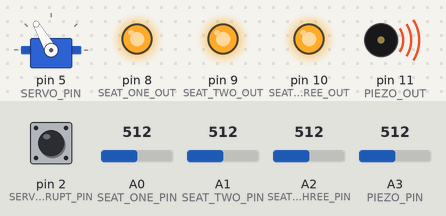
A sketch run on a simulated Arduino Nano, built with avr-gcc and run on an emulated ATmega328P. Shown: servo, output pins drawn as LEDs (lit = HIGH), buzzer (waves = sounding, pin HIGH). The inputs (shaded band) are chosen by the test bench; at power-on: A0 (SEAT_ONE_PIN) = 512, A1 (SEAT_TWO_PIN) = 512, A2 (SEAT_THREE_PIN) = 512, pin 2 (SERVO_INTERRUPT_PIN) LOW, A3 (PIEZO_PIN) = 512.

Above: at 1.2 s.
1.3 s: A0 (SEAT_ONE_PIN) set to 16
2.8 s: A0 (SEAT_ONE_PIN) set to 12
At 4.0 s:
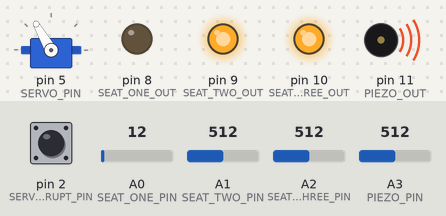
4.3 s: A1 (SEAT_TWO_PIN) set to 17
5.8 s: A1 (SEAT_TWO_PIN) set to 12
At 6.9 s:
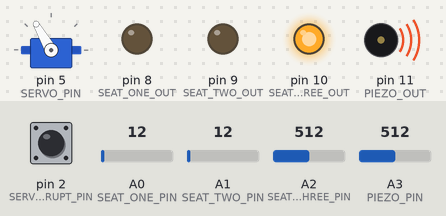
7.3 s: A2 (SEAT_THREE_PIN) set to 16
8.8 s: A2 (SEAT_THREE_PIN) set to 13
At 9.3 s:
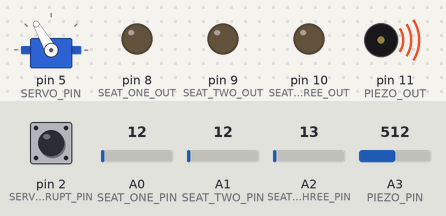
Timing chart, 0 to 11.3 s (numbered marks = the images above; inputs shaded):
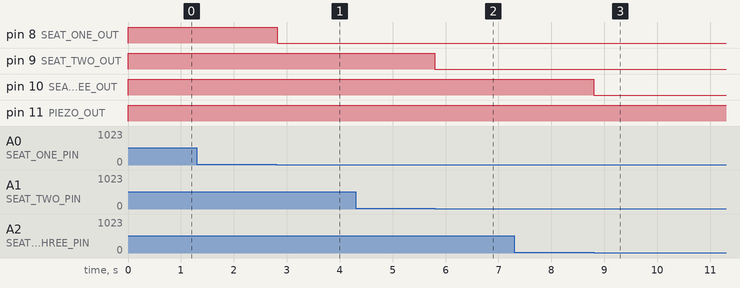

Measured:
- the behaviour switches between 15 and 14 on A0 (SEAT_ONE_PIN) (found by bisection; images 0 and 1)
- the behaviour switches between 15 and 14 on A1 (SEAT_TWO_PIN) (found by bisection; images 1 and 2)
- the behaviour switches between 15 and 14 on A2 (SEAT_THREE_PIN) (found by bisection; images 2 and 3)
- after the input at 1.3 s, every drawn part: stays the same
- after the input at 2.8 s, pin 8 (SEAT_ONE_OUT): HIGH → LOW at once
- after the input at 4.3 s, every drawn part: stays the same
- after the input at 5.8 s, pin 9 (SEAT_TWO_OUT): HIGH → LOW at once
- after the input at 7.3 s, every drawn part: stays the same
- after the input at 8.8 s, pin 10 (SEAT_THREE_OUT): HIGH → LOW at once

The sketch:

DriveGuardian_Nano.ino
```cpp
#include <Servo.h>

#define SEAT_ONE_PIN A0
#define SEAT_TWO_PIN  A1
#define SEAT_THREE_PIN A2
#define PIEZO_PIN A3
#define SEAT_ONE_OUT 8
#define SEAT_TWO_OUT 9
#define SEAT_THREE_OUT 10
#define PIEZO_OUT 11

#define SERVO_INTERRUPT_PIN 2
#define SERVO_PIN 5
#define SERVO_CLOSE_VALUE 10
#define SERVO_OPEN_VALUE 120

//#define DG_DB // Uncomment this line to enable Serial prints for debugging

Servo servo;
volatile bool servoStatus;

// Converts analogRead of pressure sensor to a boolean True if above a certain threshold
bool seatStatus(char pin) {
  if (analogRead(pin) < 15) {
    return false;
  }
  // Get a second reading after a 1ms delay to eliminate incorrect noise readings
  delay(1);
  if (analogRead(pin) < 15) {
    return false;
  }
  return true;
}

// Converts analogRead of piezo sensor to a boolean True if above a certain threshold
bool piezoStatus(char pin) {
  if (analogRead(pin) < 15) {
    return false;
  }
  // Get a second reading after a 1ms delay to eliminate incorrect noise readings
  delay(1);
  if (analogRead(pin) < 15) {
    return false;
  }
  return true;
}

// Handles receiving signals from NodeMCU regarding the servo
void updateServo() {
  #ifdef DG_DB
  Serial.print("INT ");
  Serial.println(digitalRead(2));
  #endif

  // If the Nano is receiving a HIGH signal from the NodeMCU, set the servoStatus to close
  if (digitalRead(2) == HIGH) {
    servoStatus = true;
  } else { // If it is receiving a LOW signal, set servoStatus to stay open
    servoStatus = false;
  }
}

void setup() {
  #ifdef DG_DB
  Serial.begin(9600);
  #endif

  pinMode(SEAT_ONE_OUT, OUTPUT);
  pinMode(SEAT_TWO_OUT, OUTPUT);
  pinMode(SEAT_THREE_OUT, OUTPUT);
  pinMode(PIEZO_OUT, OUTPUT);
  pinMode(SERVO_INTERRUPT_PIN, INPUT);
  servo.attach(SERVO_PIN);

  digitalWrite(SEAT_ONE_OUT, LOW);
  digitalWrite(SEAT_TWO_OUT, LOW);
  digitalWrite(SEAT_THREE_OUT, LOW);
  digitalWrite(PIEZO_OUT, LOW);
  servo.write(SERVO_OPEN_VALUE);

  // Call updateServo() whenever the pin receiving the instructions for the servo from NodeMCU changes
  attachInterrupt(digitalPinToInterrupt(SERVO_INTERRUPT_PIN), updateServo, CHANGE);
}

void loop() {
  #ifdef DG_DB
  Serial.print("Seat One: ");
  Serial.print(seatStatus(SEAT_ONE_PIN));
  Serial.print(" ");
  Serial.println(analogRead(SEAT_ONE_PIN));
  Serial.print("Seat Two: ");
  Serial.print(seatStatus(SEAT_TWO_PIN));
  Serial.print(" ");
  Serial.println(analogRead(SEAT_TWO_PIN));
  Serial.print("Seat Three: ");
  Serial.print(seatStatus(SEAT_THREE_PIN));
  Serial.print(" ");
  Serial.println(analogRead(SEAT_THREE_PIN));
  Serial.print("Piezo: ");
  Serial.print(piezoStatus(PIEZO_PIN));
  Serial.print(" ");
  Serial.println(analogRead(PIEZO_PIN));
  #endif

  // Actualize the changes made in updateServo()
  if (servoStatus) {
    servo.write(SERVO_CLOSE_VALUE);
  } else {
    servo.write(SERVO_OPEN_VALUE);
  }

  // Send data to NodeMCU for handling
  digitalWrite(SEAT_ONE_OUT, seatStatus(SEAT_ONE_PIN));
  digitalWrite(SEAT_TWO_OUT, seatStatus(SEAT_TWO_PIN));
  digitalWrite(SEAT_THREE_OUT, seatStatus(SEAT_THREE_PIN));
  digitalWrite(PIEZO_OUT, piezoStatus(PIEZO_PIN));
  #ifdef DG_DB
  delay(1000);
  #else
  delay(20);
  #endif
}
```
